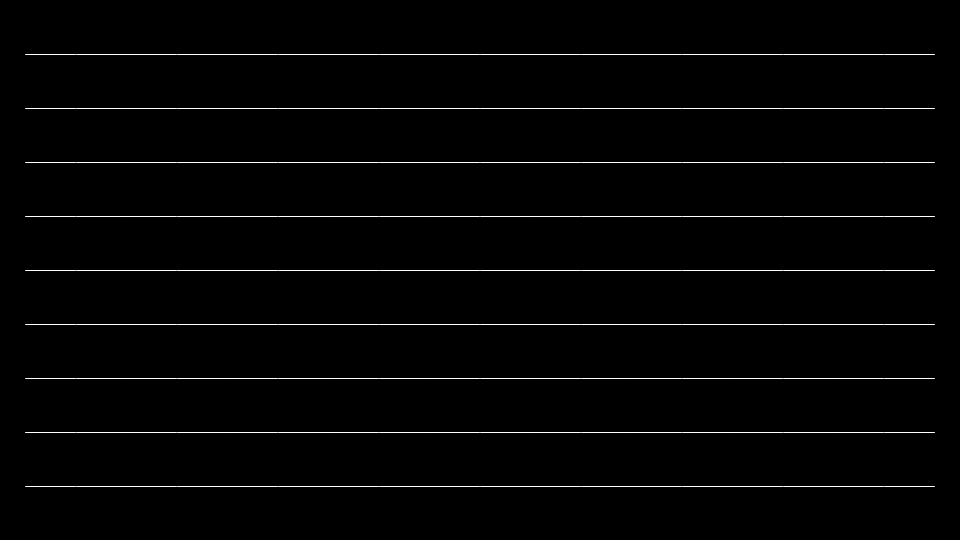
Frame 1 (no input)
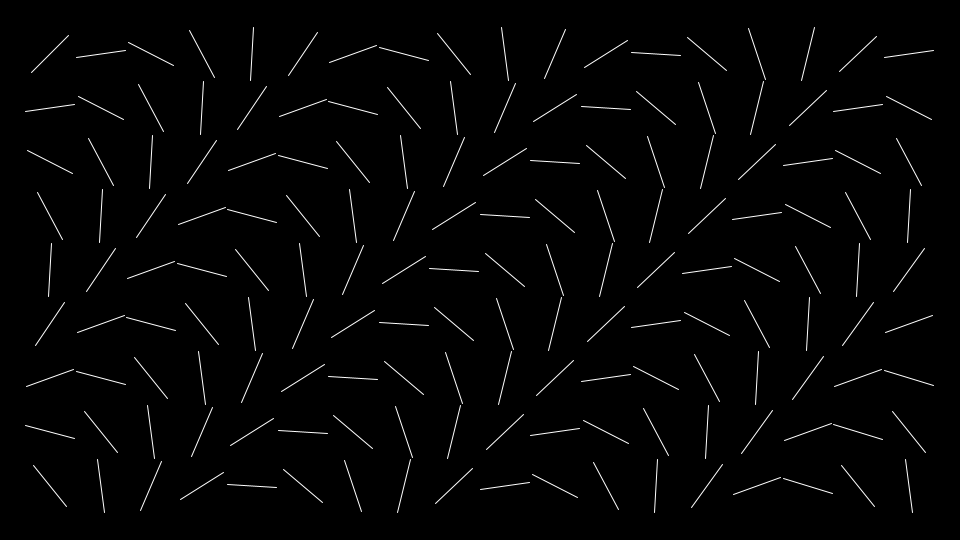
Frame 60 (the mouse pressed at the canvas centre just before this capture)
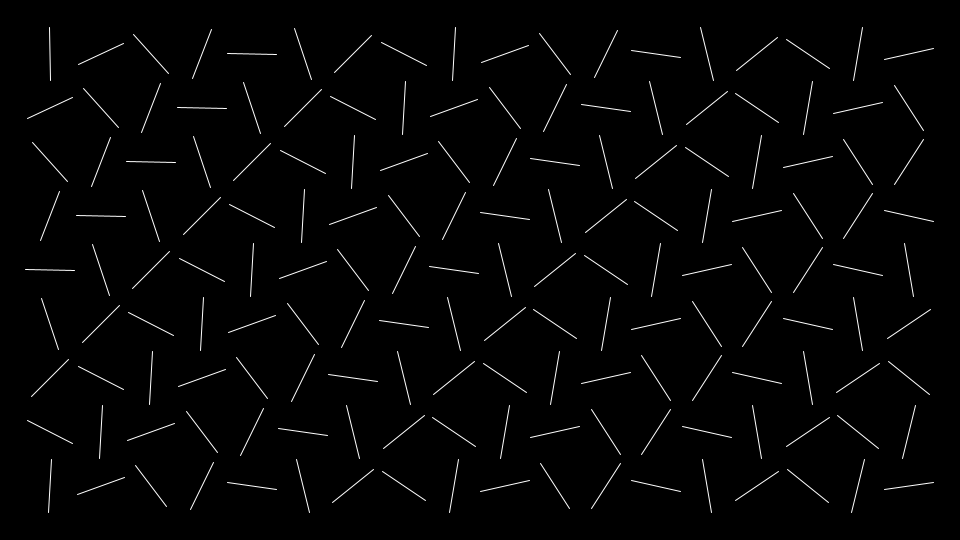
Frame 120 (the mouse held since frame 60 and released just before this capture)

The Processing sketch that drew these frames (run headless with seeded random() and noise(); from frame 60 on, the mouse is pressed at the canvas centre):

// Processing sketch: vectorField
// ── vectorField.pde
float[][] grid;
int DENSITY = 50;

void setup(){
	size(960,540);
	background(0);
	stroke(255);
	grid = new float[width/DENSITY][height/DENSITY];
	for(int i = 1; i < grid.length; i++){
		for(int j = 1; j < grid[0].length; j++){
			grid[i][j] = 0;
		}
	}
}

void draw(){
	background(0);
	DisplayField(grid);

	for(int i = 0; i < grid.length; i++){
		for(int j = 0; j < grid[0].length; j++){
			grid[i][j] += (1.0/100.0) * ((i - grid.length/2) + (j - grid[0].length/2)) + 0.001;
		}
	}
	
	println(frameRate);
}

void DisplayField(float[][] grid){
	for(int i = 1; i < grid.length; i++){
		for(int j = 1; j < grid[0].length; j++){
			float x = i * width/grid.length;
			float y = j * height/grid[0].length;
			float startX = x - (width/grid.length)/2.0 * cos(grid[i][j]);
			float startY = y - (height/grid[0].length)/2.0 * sin(grid[i][j]);
			float endX = x + (width/grid.length)/2.0 * cos(grid[i][j]);
			float endY = y + (height/grid[0].length)/2.0 * sin(grid[i][j]);	
			line(startX, startY, endX, endY);
		}
	}
}
